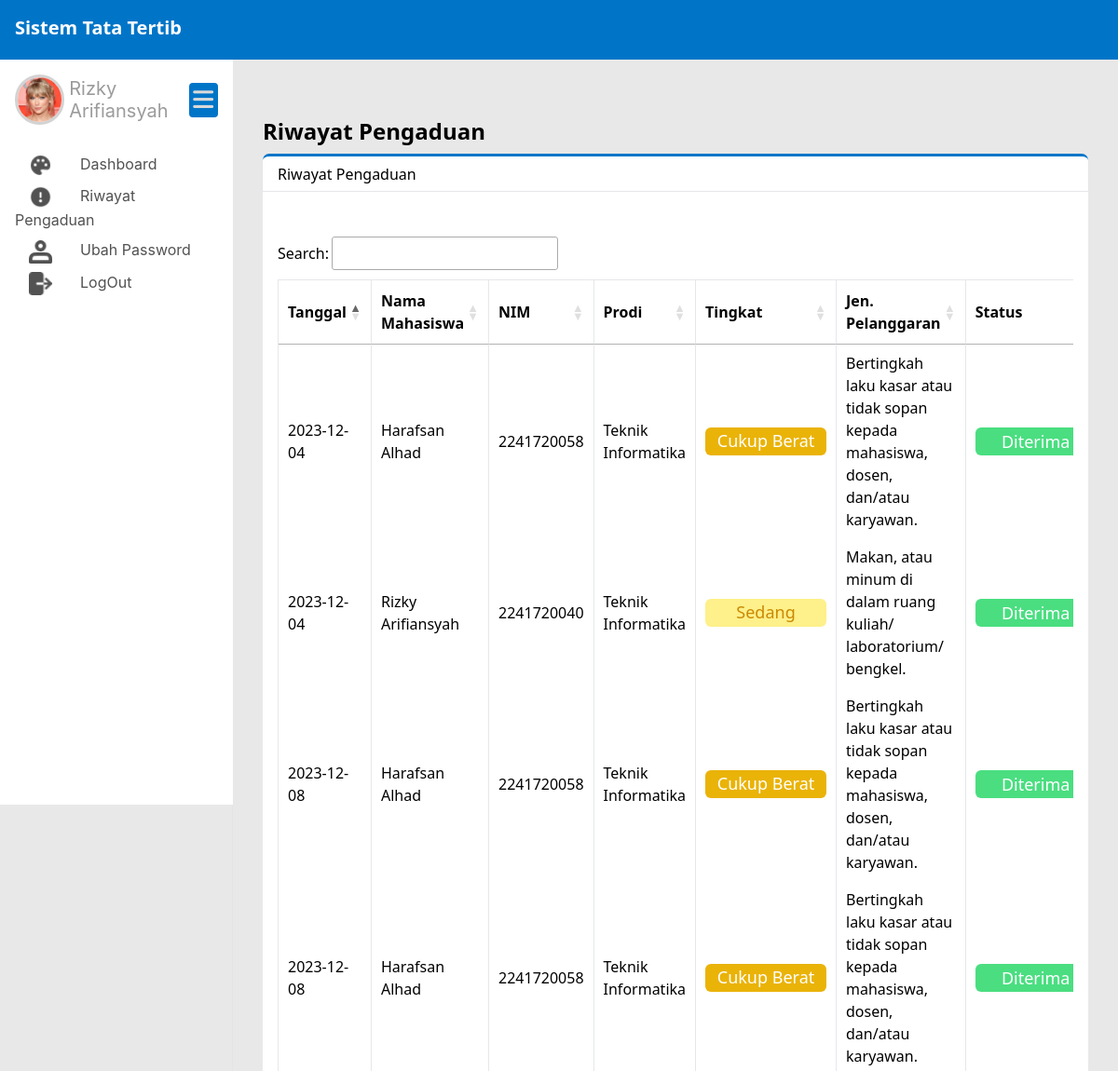
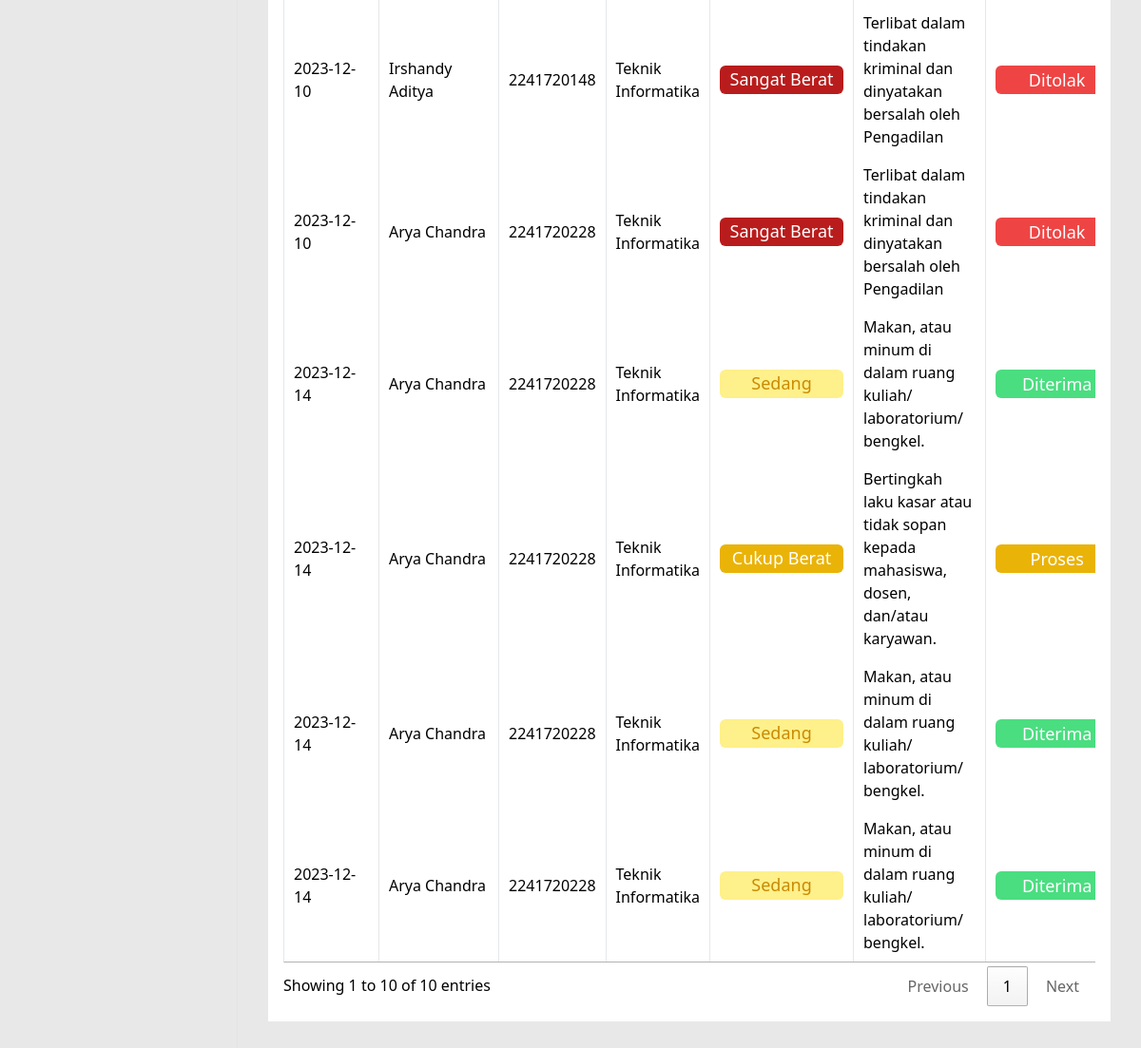
Before: /public/dosen/riwayatPengaduan (signed in) with the older database file (2 pictures, top to bottom).
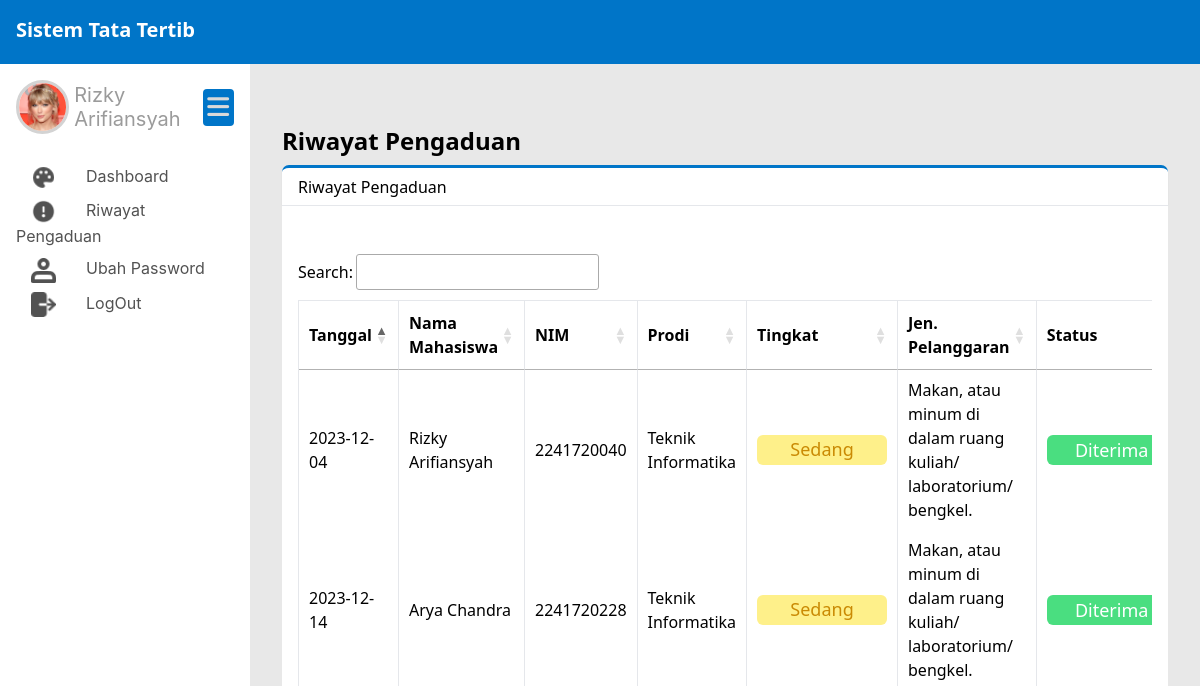
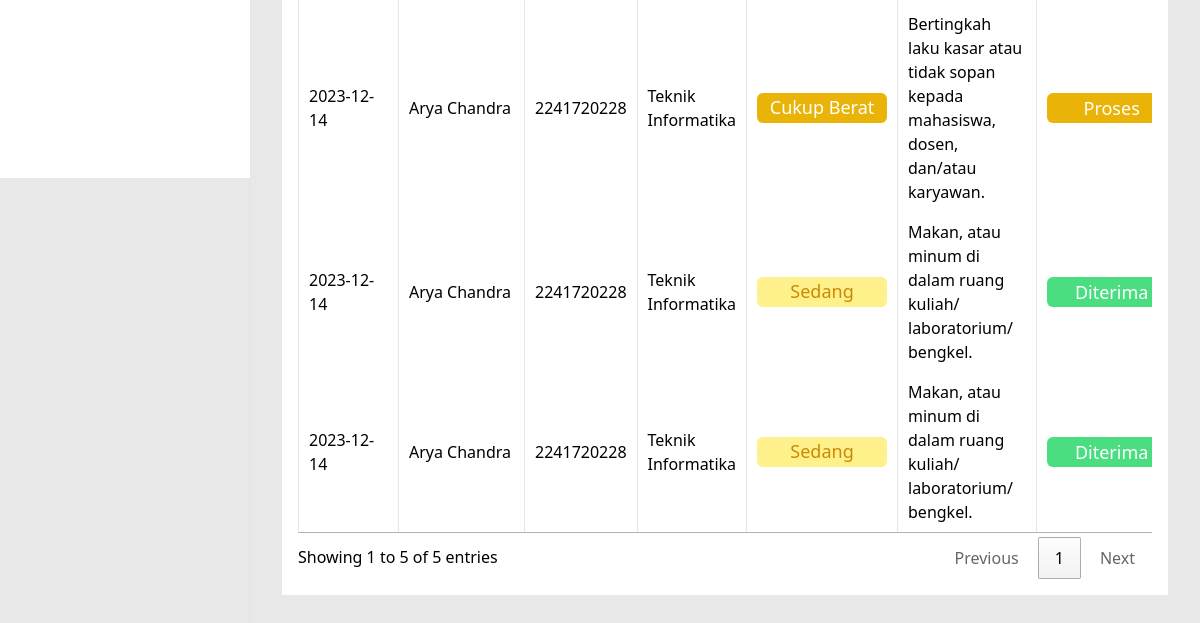
After: the same page with the newer database file (2 pictures, top to bottom).
### tables this page shows
CREATE TABLE `pengaduan` (
  `pengaduan_id` int(11) NOT NULL,
  `nip` varchar(20) NOT NULL,
  `nim` varchar(20) NOT NULL,
  `pelanggaran_id` int(11) NOT NULL,
  `bukti_pelanggaran` varchar(200) NOT NULL,
  `tanggal_pengaduan` date NOT NULL,
  `status_pengaduan` enum('valid','tidak valid','proses') NOT NULL,
  `catatan` text NOT NULL
);

CREATE TABLE `mahasiswa` (
  `nim` varchar(20) NOT NULL,
  `prodi_id` int(11) NOT NULL,
  `nama` varchar(50) NOT NULL,
  `TTL` varchar(50) NOT NULL,
  `jenis_kelamin` enum('L','P') NOT NULL,
  `alamat` varchar(100) NOT NULL,
  `email` varchar(50) NOT NULL,
  `no_phone` varchar(11) NOT NULL,
  `phone_ortu` varchar(20) NOT NULL,
  `jumlah_pelanggaran` int(11) NOT NULL,
  `mahasiswa_img` varchar(200) NOT NULL,
  `user_id` int(11) NOT NULL
);

CREATE TABLE `prodi` (
  `prodi_id` int(11) NOT NULL,
  `prodi_nama` varchar(50) NOT NULL
);

CREATE TABLE `pelanggaran` (
  `pelanggaran_id` int(11) NOT NULL,
  `pelanggaran` varchar(200) NOT NULL,
  `tingkat` int(11) NOT NULL,
  `sanksi_pelanggaran` varchar(500) NOT NULL
);

### app/core/Controller.php (called while the page is built, shortened)
<?php
class Controller{
    public function view($view, $data = []){
        require_once '../app/views/' . $view . '.php';
    }
    public function model($model){
        return new $model;
    }
}

### app/controllers/Dosen.php (called while the page is built, shortened)
<?php
class Dosen extends Controller{
    public function riwayatPengaduan(){
        $data['pengaduan'] = $this->model('Pengaduan_model')->getPengaduanByNip($_SESSION['username']);
        $this->view('dosen/riwayatPengaduan', $data);
    }
}

### app/core/App.php (called while the page is built, shortened)
<?php
class App
{
    protected $method = 'index';
    protected $params = [];
    public function __construct()
    {
        $url = $this->parseURL();
        if(file_exists('../app/controllers/' . $url[0] . '.php')){
            unset($url[0]);
        }
        $this->controller = new $this->controller;
        if(isset($url[1])){
            if(method_exists($this->controller, $url[1])){
                $this->method = $url[1];
            }
        }
        call_user_func_array([$this->controller, $this->method], $this->params);
    }
    public function parseURL()
    {
        if (isset($_GET['url'])) {
            $url = rtrim($_GET['url'], '/');
            $url = filter_var($url, FILTER_SANITIZE_URL);
            $url = explode('/', $url);
            return $url;
        }
    }
}

### public/index.php (called while the page is built, shortened)
<?php
$app = new App;

### app/core/Database.php (called while the page is built, shortened)
<?php
class Database
{
    private $host = DB_HOST;
    private $user = DB_USER;
    private $pass = DB_PASS;
    private $db_name = DB_NAME;
    private $dbh;
    private $stmt;
    public function __construct()
    {
        $dsn = 'mysql:host=' . $this->host . ';dbname=' . $this->db_name;
        $option = [
            PDO::ATTR_PERSISTENT => true,
            PDO::ATTR_ERRMODE => PDO::ERRMODE_EXCEPTION
        ];
        try {
            $this->dbh = new PDO($dsn, $this->user, $this->pass, $option);
        } catch (PDOException $e) {
            die($e->getMessage());
        }
    }
    public function query($query)
    {
        $this->stmt = $this->dbh->prepare($query);
    }
    public function bind($param, $value, $type = null)
    {
        if (is_null($type)) {
            switch (true) {
                default:
                    $type = PDO::PARAM_STR;
            }
        }
        $this->stmt->bindValue($param, $value, $type);
    }
    public function execute()
    {
        $this->stmt->execute();
    }
    public function resultSet()
    {
        $this->execute();
        return $this->stmt->fetchAll(PDO::FETCH_ASSOC);
    }
}

### app/models/Pengaduan_model.php (called while the page is built, shortened)
<?php
class Pengaduan_model
{
    private $table2 = 'mahasiswa';
    private $table3 = 'pengaduan';
    private $table4 = 'pelanggaran';
    private $table5 = 'prodi';
    private $db;
    public function __construct()
    {
        $this->db = new Database;
    }
    public function getPengaduanByNip($username)
    {
        $this->db->query('SELECT * FROM ' . $this->table3 . ' a INNER JOIN ' . $this->table2 . ' b ON a.nim = b.nim INNER JOIN
                        ' . $this->table5 . ' c ON b.prodi_id = c.prodi_id INNER JOIN ' . $this->table4 . ' d
                        ON a.pelanggaran_id = d.pelanggaran_id WHERE a.nip = :nip');
        $this->db->bind('nip', $username);
        return $this->db->resultSet();
    }
}

### app/views/dosen/riwayatPengaduan.php (the view, shortened to what the changed rows need)
<div class="flex-1 pl-8 pb-8 pt-6 pr-8 shadow-sm main_content">
  <h1 class="text-2xl font-bold mb-2">Riwayat Pengaduan</h1>
  <div class="flex bg-white flex-col xl:flex-row">
    <div class="flex-1 bg-white p-4">
    <div class="grid grid-cols-1 gap-4">
    <div class="container mx-auto mt-8 containerTableDosen overflow-x-auto">
      <table id="riwayatPengaduan" class="min-w-full border">
        <thead>
          <tr class="border-b">
            <th class="py-2 px-4 border-r">Tanggal</th>
            <th class="py-2 px-4 border-r">Nama Mahasiswa</th>
            <th class="py-2 px-4 border-r">NIM</th>
            <th class="py-2 px-4 border-r">Prodi</th>
            <th class="py-2 px-4 border-r">Tingkat</th>
            <th class="py-2 px-4 border-r">Jen. Pelanggaran</th>
            <th class="py-2 px-4 border-r">Status</th>
          </tr>
        </thead>
          <tbody>
          <?php foreach ($data['pengaduan'] as $row) {
          ?>
            <tr class="border-b">
              <td class="py-2 px-4 border-r"><?= $row['tanggal_pengaduan']; ?></td>
              <td class="py-2 px-4 border-r"><?= $row['nama']; ?></p></td>
              <td class="py-2 px-4 border-r"><?= $row['nim']; ?></td>
              <td class="py-2 px-4 border-r"><?= $row['prodi_nama']; ?></td>
              <td class="py-2 px-4 border-r text-center">
                <?php
                  if ($row['tingkat'] == '1') {
                    echo '<div class="w-[130px] h-[30px] rounded-md bg-red-700 px-1 text-lg font-medium text-white">Sangat Berat</div>';
                  } elseif ($row['tingkat'] == '2') {
                    echo '<div class="w-[130px] h-[30px] rounded-md bg-orange-600 px-1 text-lg font-medium text-white">Berat</div>';
                  }elseif ($row['tingkat'] == '3'){
                    echo '<div class="w-[130px] h-[30px] rounded-md bg-yellow-500 px-1 text-lg font-medium text-white">Cukup Berat</div>';
                  }elseif ($row['tingkat'] == '4'){
                    echo '<div class="w-[130px] h-[30px] rounded-md bg-yellow-200 px-1 text-lg font-medium text-yellow-600">Sedang</div>';
                  }elseif ($row['tingkat'] == '5'){
                    echo '<div class="w-[130px] h-[30px] rounded-md bg-green-200 px-1 text-lg font-medium text-green-700">Ringan</div>';
                  }
                  ?>
              </td>
              <td class="py-2 px-4 border-r"><?= $row['pelanggaran']; ?></td>
              <td class="py-2 px-4 border-r text-center">
                <?php
                if ($row['status_pengaduan'] == 'proses') {
                  echo '<a href="#"><button class="w-[130px] h-[30px] rounded-md bg-yellow-500 text-lg font-medium text-white">Proses</button></a>';
                }elseif ($row['status_pengaduan'] == 'valid') {
                  echo '<a href="#"><button class="w-[130px] h-[30px] rounded-md bg-green-400 text-lg font-medium text-white">Diterima</button></a>';
                }else{
                  echo '  <a href="#"><button class="w-[130px] h-[30px] rounded-md bg-red-500 text-lg font-medium text-white hover:bg-red-700" onclick="showModalDitolak('. $row['pengaduan_id'] .')">Ditolak</button></a>';
                }
                ?>
              </td>
            </tr>
          <?php
        }
          ?>
          </tbody>
      </table>
    </div>
  </div>
  </div>
</div>

Changed rows visible on the page:
removed pengaduan: tanggal_pengaduan "2023-12-04", nim.nama "Harafsan Alhad", nim.nim "2241720058", prodi.prodi_nama "Teknik Informatika", shows "Cukup Berat", pelanggaran.pelanggaran "Bertingkah laku kasar atau tidak sopan kepada mahasiswa, dosen, dan/atau karyawan.", status_pengaduan "Diterima"
removed pengaduan: tanggal_pengaduan "2023-12-10", nim.nama "Irshandy Aditya", nim.nim "2241720148", prodi.prodi_nama "Teknik Informatika", shows "Sangat Berat", pelanggaran.pelanggaran "Terlibat dalam tindakan kriminal dan dinyatakan bersalah oleh Pengadilan"
removed pengaduan: tanggal_pengaduan "2023-12-10", nim.nama "Arya Chandra", nim.nim "2241720228", prodi.prodi_nama "Teknik Informatika", shows "Sangat Berat", pelanggaran.pelanggaran "Terlibat dalam tindakan kriminal dan dinyatakan bersalah oleh Pengadilan"
removed pengaduan: tanggal_pengaduan "2023-12-08", nim.nama "Harafsan Alhad", nim.nim "2241720058", prodi.prodi_nama "Teknik Informatika", shows "Cukup Berat", pelanggaran.pelanggaran "Bertingkah laku kasar atau tidak sopan kepada mahasiswa, dosen, dan/atau karyawan.", status_pengaduan "Diterima"
removed pengaduan: tanggal_pengaduan "2023-12-08", nim.nama "Harafsan Alhad", nim.nim "2241720058", prodi.prodi_nama "Teknik Informatika", shows "Cukup Berat", pelanggaran.pelanggaran "Bertingkah laku kasar atau tidak sopan kepada mahasiswa, dosen, dan/atau karyawan.", status_pengaduan "Diterima"
Other visible differences:
text written by a page script: "Search: Showing 1 to 10 of 10 entries Previous 1 Next" → "Search: Showing 1 to 5 of 5 entries Previous 1 Next"
